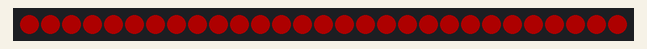
This sketch was run on a simulated Arduino Uno, built with avr-gcc and run on an emulated ATmega328P. Parts: 29 RGB LEDs in strip order, left to right. Dim RGB values are drawn brighter than linear; what the sketch prints to the serial monitor is not drawn.

Above: at 0.1 s.
At 1.1 s:
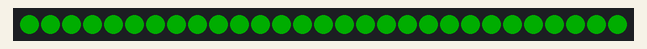
At 2.1 s:
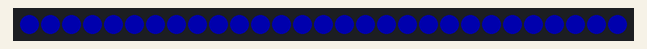

The sketch:

NeoPixel_Test.ino
```cpp
#include <Adafruit_NeoPixel.h>

#define LED_PIN    13
#define NUM_LEDS   29

Adafruit_NeoPixel strip(NUM_LEDS, LED_PIN, NEO_GRB + NEO_KHZ800);

void setup() {
  Serial.begin(115200);
  strip.begin();
  strip.setBrightness(50);
  strip.show();
  Serial.println("NeoPixel Test Started");
}

void loop() {
  // Red
  for(int i=0; i<NUM_LEDS; i++) {
    strip.setPixelColor(i, strip.Color(255, 0, 0));
  }
  strip.show();
  delay(1000);

  // Green
  for(int i=0; i<NUM_LEDS; i++) {
    strip.setPixelColor(i, strip.Color(0, 255, 0));
  }
  strip.show();
  delay(1000);

  // Blue
  for(int i=0; i<NUM_LEDS; i++) {
    strip.setPixelColor(i, strip.Color(0, 0, 255));
  }
  strip.show();
  delay(1000);
}
```

Measured:
- by itself, everything shown: repeats every 3.0 s, in 3 steps
- what the display in image 1 shows lasts 1.0 s, from 1.0 s to 2.0 s
